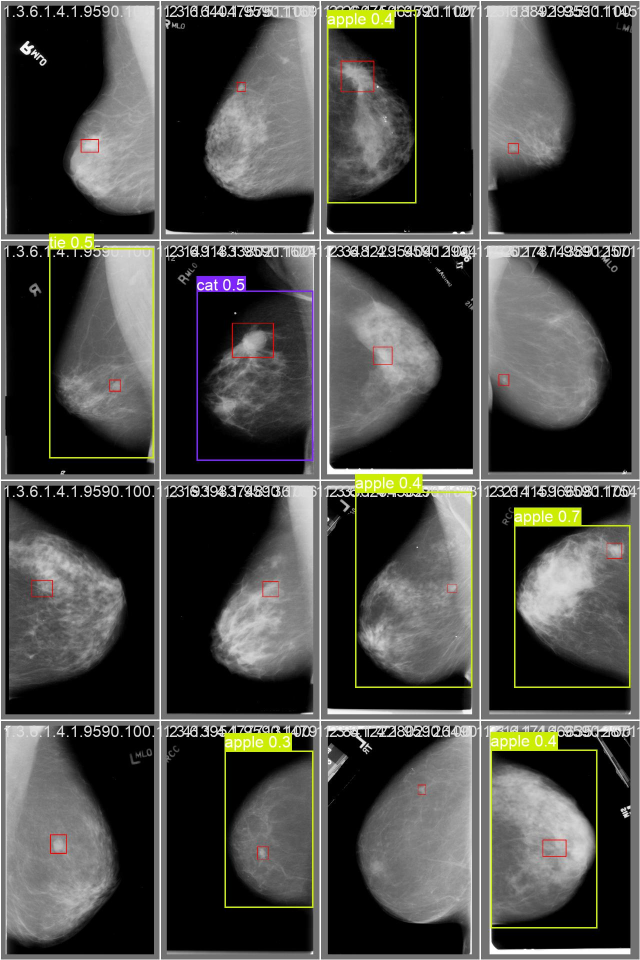
#> input picture sample_images/val_batch1_pred.jpg, 1280 x 1920 px (shown at 1/2 size); its folder holds only this picture in this run
$ python -i json_works.py   (imports and definitions only)
#> lines starting #> are read from the running program, lines starting #| are printed output that depends on the picture; after the words box and inside, x2 and y2 are one past the last pixel; in counts of white or black regions, pixels touching at a corner belong together
import json
import os
import cv2
import glob
import numpy as np
from datetime import datetime


def detect_boxes(image_path):
    """Detect bounding boxes in mammogram images using adaptive thresholding and contour detection."""
#> called with image_path = '../sample_images/val_batch1_pred.jpg'

    img = cv2.imread(image_path, cv2.IMREAD_GRAYSCALE)
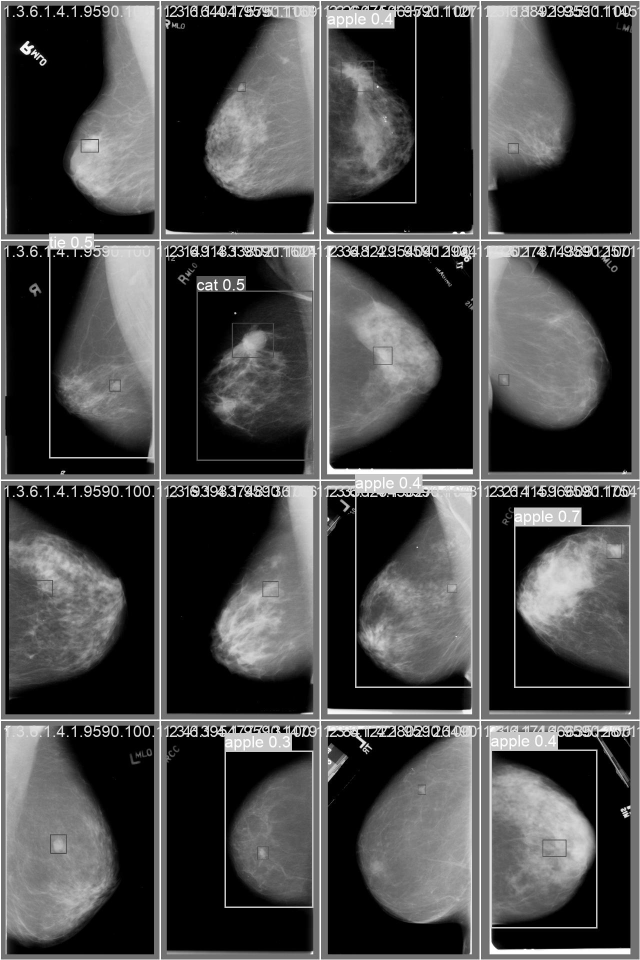
#> img: shape (1920, 1280) (shown at 1/2 size); min 0, max 255, mean 72.5
    if img is None:
        return []

    thresh = cv2.adaptiveThreshold(
        img, 255, cv2.ADAPTIVE_THRESH_GAUSSIAN_C, cv2.THRESH_BINARY_INV, 101, 5
    )
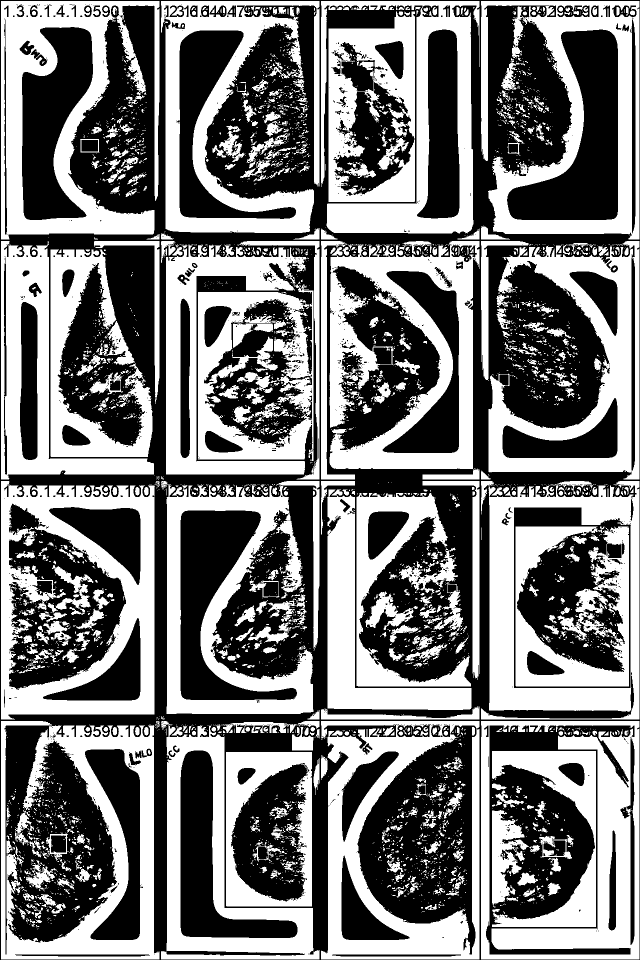
#> thresh: shape (1920, 1280) (shown at 1/2 size); 47.2% white; 4378 white regions (3543 under 20 px), largest, box (x1, y1, x2, y2) and area: (2, 962, 310, 1439) 61872, (2, 2, 319, 479) 60466, (659, 482, 959, 938) 60047

    kernel = np.ones((5, 5), np.uint8)
    cleaned = cv2.morphologyEx(thresh, cv2.MORPH_CLOSE, kernel)
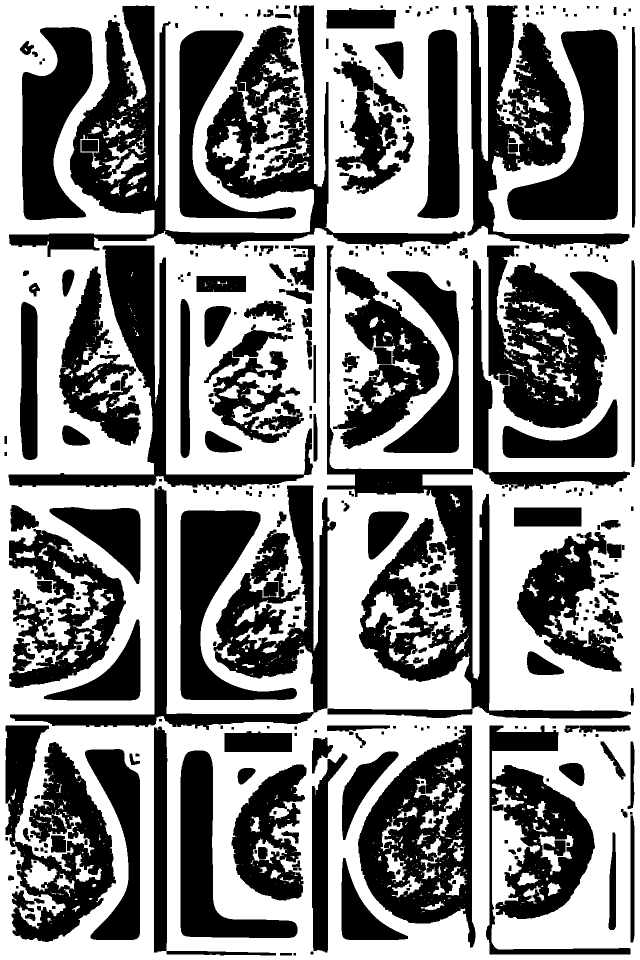
#> cleaned: shape (1920, 1280) (shown at 1/2 size); 53.4% white; 419 black regions, largest, box (x1, y1, x2, y2) and area: (18, 11, 931, 514) 95023, (653, 491, 1262, 1437) 66264, (20, 971, 672, 1460) 61366
    cleaned = cv2.morphologyEx(cleaned, cv2.MORPH_OPEN, kernel)
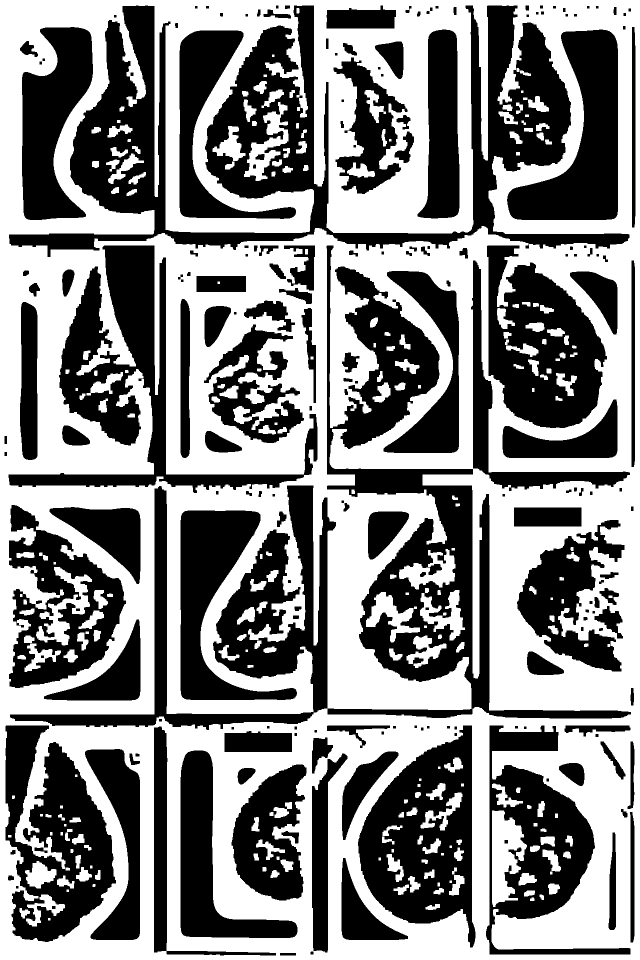
#> cleaned: shape (1920, 1280) (shown at 1/2 size); 52.3% white; 203 black regions, largest, box (x1, y1, x2, y2) and area: (20, 491, 1262, 1460) 176722, (18, 11, 1259, 514) 168436, (17, 491, 635, 986) 68488

    contours, _ = cv2.findContours(cleaned, cv2.RETR_EXTERNAL, cv2.CHAIN_APPROX_SIMPLE)
#> contours = [[[0, 0], [0, 1919], [1279, 1919], [1279, 0]]]

    boxes = []
    for cnt in contours:
        x, y, w, h = cv2.boundingRect(cnt)
        if 50 < w < 2000 and 50 < h < 2000:
            boxes.append([x, y, w, h])
#> this loop made 1 pass
#> (cnt, x, y, w, h) on pass 1: ([[0, 0], [0, 1919], [1279, 1919], [1279, 0]], 0, 0, 1280, 1920)
#> after the loop, boxes = [[0, 0, 1280, 1920]]
    return boxes


# [61 lines left out: function create_coco_json, not called in this run]

>>> result = detect_boxes('../sample_images/val_batch1_pred.jpg')
#> result = [[0, 0, 1280, 1920]]

$ run again, on sample_images/val_batch2_pred.jpg
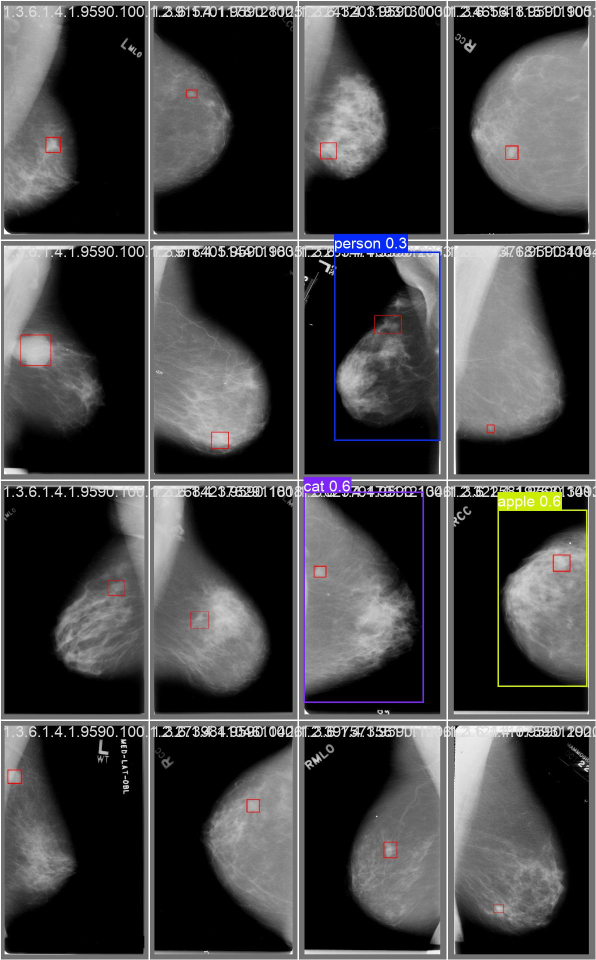
#> input picture sample_images/val_batch2_pred.jpg, 1192 x 1920 px (shown at 1/2 size)
#> in detect_boxes, `thresh = cv2.adaptiveThreshold( img, 255, cv2.ADAPTIVE_THRESH_GAUSSIAN..`:
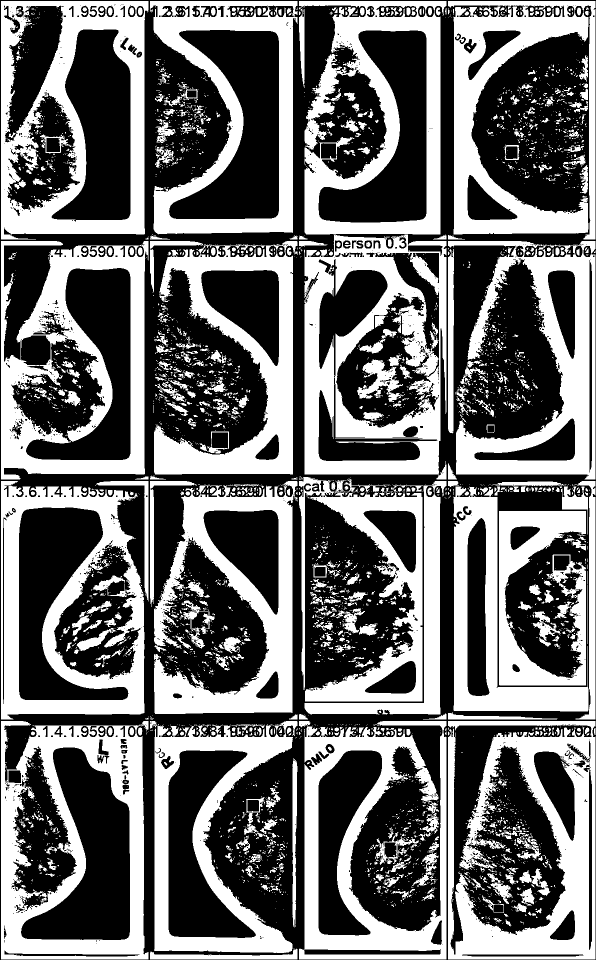
#> thresh: shape (1920, 1192) (shown at 1/2 size); 42.8% white; 4136 white regions (3374 under 20 px), largest, box (x1, y1, x2, y2) and area: (608, 469, 893, 950) 64458, (896, 1442, 1191, 1919) 62092, (2, 1442, 297, 1919) 59281
#> in detect_boxes, `cleaned = cv2.morphologyEx(cleaned, cv2.MORPH_OPEN, kernel)`:
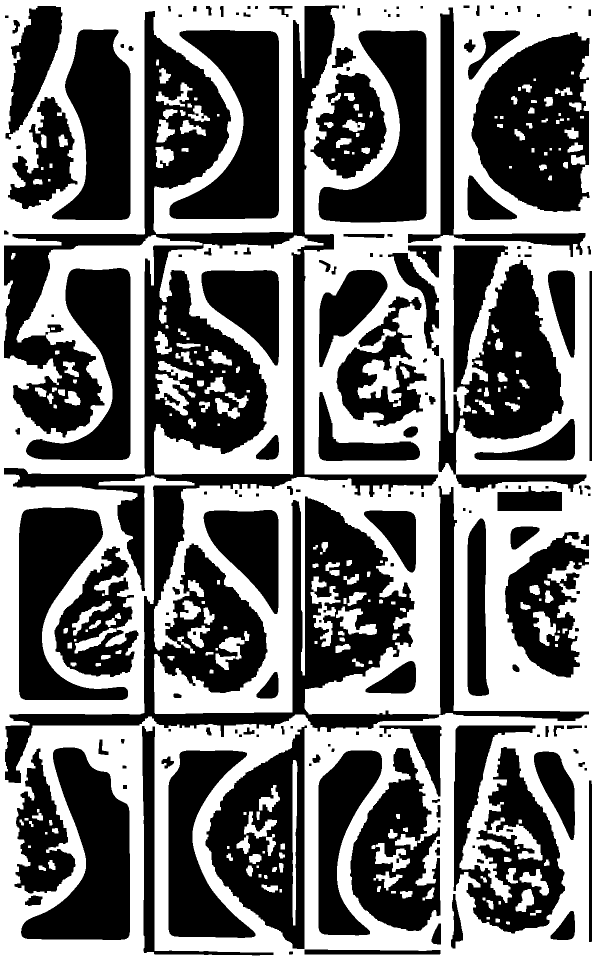
#> cleaned: shape (1920, 1192) (shown at 1/2 size); 47.3% white; 252 white regions, largest, box (x1, y1, x2, y2) and area: (0, 0, 1192, 1920) 960681, (308, 471, 647, 949) 52218, (975, 1635, 1085, 1721) 3196
#> contours = [[[0, 0], [0, 1919], [1191, 1919], [1191, 0]]]
#> the loop in detect_boxes, `for cnt in contours:` made 1 pass
#> (cnt, x, y, w, h) on pass 1: ([[0, 0], [0, 1919], [1191, 1919], [1191, 0]], 0, 0, 1192, 1920)
#> after the loop in detect_boxes, `for cnt in contours:`: boxes = [[0, 0, 1192, 1920]]
